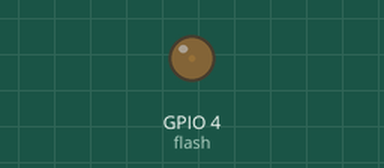
This program was run on a simulated ESP32 board running MicroPython. On the bench: output pins drawn as LEDs (lit = HIGH).

Above: at 0.05 s.
At 0.75 s:
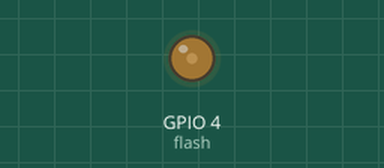
Timing chart, 0 to 3.0 s (numbered marks = the images above):
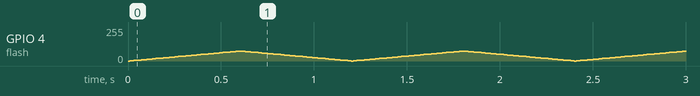

The program:

c6_pwm_fade.py
```python
from machine import Pin, PWM, Timer

flash = PWM(Pin(4), freq=1000, duty=0)

duty = 0
step = 5  # 한 번에 바뀌는 크기
time_cnt = 0
ms_flag = False

def timer_callback(t):
    global ms_flag
    ms_flag = True

def timer_10ms():
    global duty, step
    duty += step
    if duty >= 300:  # 위 끝에 닿으면
        duty = 300
        step = -step  # 방향을 뒤집는다
    if duty <= 0:  # 아래 끝에 닿으면
        duty = 0
        step = -step
    flash.duty(duty)

tmr = Timer(0)
tmr.init(period=1, mode=Timer.PERIODIC, callback=timer_callback)

try:
    while True:
        if ms_flag:
            ms_flag = False
            time_cnt += 1

            if time_cnt % 10 == 0:
                timer_10ms()
except KeyboardInterrupt:
    tmr.deinit()
    flash.duty(0)
    flash.deinit()
    print("정지")
```
